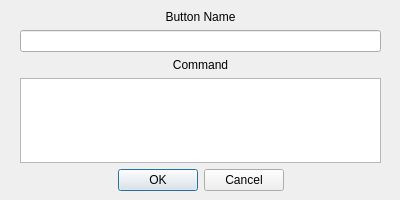
<?xml version="1.0" encoding="UTF-8"?>
<ui version="4.0">
 <class>buttonEdit</class>
 <widget class="QDialog" name="buttonEdit">
  <property name="geometry">
   <rect>
    <x>0</x>
    <y>0</y>
    <width>400</width>
    <height>200</height>
   </rect>
  </property>
  <property name="minimumSize">
   <size>
    <width>400</width>
    <height>200</height>
   </size>
  </property>
  <property name="maximumSize">
   <size>
    <width>400</width>
    <height>200</height>
   </size>
  </property>
  <property name="focusPolicy">
   <enum>Qt::StrongFocus</enum>
  </property>
  <property name="windowTitle">
   <string>Button Edit</string>
  </property>
  <widget class="QWidget" name="verticalLayoutWidget">
   <property name="geometry">
    <rect>
     <x>20</x>
     <y>10</y>
     <width>361</width>
     <height>181</height>
    </rect>
   </property>
   <layout class="QVBoxLayout" name="verticalLayout">
    <item>
     <widget class="QLabel" name="label">
      <property name="text">
       <string>Button Name</string>
      </property>
      <property name="alignment">
       <set>Qt::AlignCenter</set>
      </property>
     </widget>
    </item>
    <item>
     <widget class="QLineEdit" name="buttonNameEdit"/>
    </item>
    <item>
     <widget class="QLabel" name="label_2">
      <property name="text">
       <string>Command</string>
      </property>
      <property name="alignment">
       <set>Qt::AlignCenter</set>
      </property>
     </widget>
    </item>
    <item>
     <widget class="QTextEdit" name="commandEdit">
      <property name="inputMethodHints">
       <set>Qt::ImhNone</set>
      </property>
     </widget>
    </item>
    <item>
     <widget class="QDialogButtonBox" name="dialogButtons">
      <property name="orientation">
       <enum>Qt::Horizontal</enum>
      </property>
      <property name="standardButtons">
       <set>QDialogButtonBox::Cancel|QDialogButtonBox::Ok</set>
      </property>
      <property name="centerButtons">
       <bool>true</bool>
      </property>
     </widget>
    </item>
   </layout>
  </widget>
 </widget>
 <resources/>
 <connections>
  <connection>
   <sender>dialogButtons</sender>
   <signal>accepted()</signal>
   <receiver>buttonEdit</receiver>
   <slot>accept()</slot>
   <hints>
    <hint type="sourcelabel">
     <x>248</x>
     <y>254</y>
    </hint>
    <hint type="destinationlabel">
     <x>157</x>
     <y>274</y>
    </hint>
   </hints>
  </connection>
  <connection>
   <sender>dialogButtons</sender>
   <signal>rejected()</signal>
   <receiver>buttonEdit</receiver>
   <slot>reject()</slot>
   <hints>
    <hint type="sourcelabel">
     <x>316</x>
     <y>260</y>
    </hint>
    <hint type="destinationlabel">
     <x>286</x>
     <y>274</y>
    </hint>
   </hints>
  </connection>
 </connections>
</ui>
